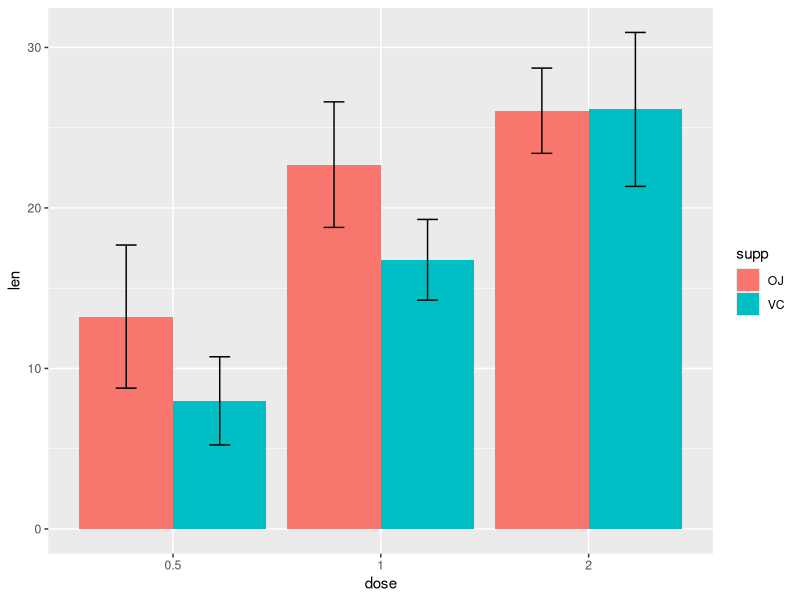

This figure's R source:
# Importing the dataset
tooth_data = ToothGrowth

# Creating a function for summarizing the data 
# based on the grouping variables

data_summary = function(data, varname, groupnames){
  require(plyr)
  
  summary_func = function(x, col){
    c(mean = mean(x[[col]], na.rm = TRUE), sd = sd(x[[col]], na.rm = TRUE))
  }
  
  all_summary = ddply(data, groupnames, .fun = summary_func, varname)
  data_sum = rename(all_summary, c("mean" = varname))
  return(data_sum)
}

d_summary = data_summary(tooth_data, varname = "len", groupnames = c("supp", "dose"))


# converting 'dose' variable to a factor variable
d_summary$dose =as.factor(d_summary$dose)

# standard deviation of the mean as error bar with explanation
library(ggplot2)
ggplot(d_summary, aes(x = dose, y = len, fill = supp)) + 
  geom_bar(stat = "identity", position = position_dodge()) +
  geom_errorbar(aes(ymin = len-sd, ymax = len + sd),
                    width = 0.2, position = position_dodge(0.9))








